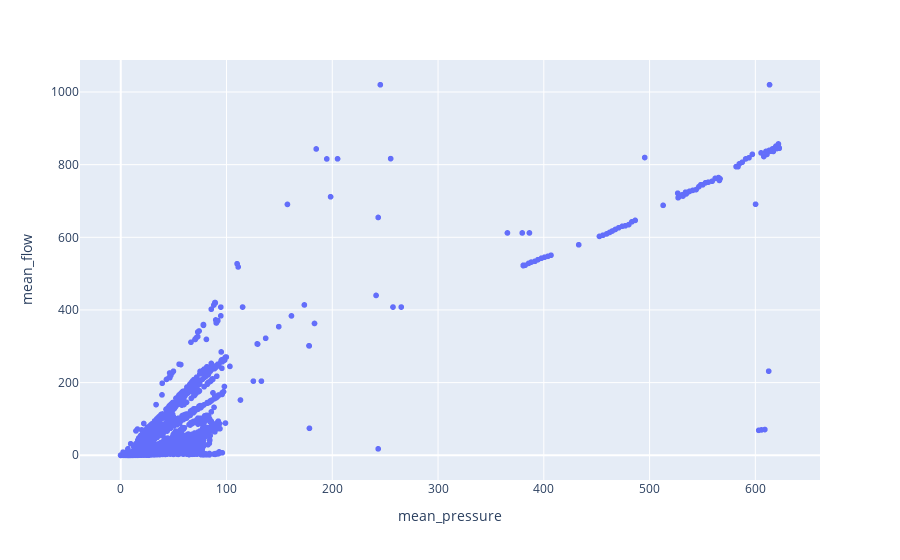

This figure's notebook cell:
### Code cell
px.scatter(df, x="mean_pressure", y="mean_flow")

### Figure 1 — Plotly figure (JSON) as saved in the notebook; plotly's stock layout.template omitted (floating-point values rounded to 4 significant figures; data arrays with more than 128 entries replaced by an {"elided": "..."} marker saying what was removed)
{"data": [{"hovertemplate": "mean_pressure=%{x}<br>mean_flow=%{y}<extra></extra>", "legendgroup": "", "marker": {"color": "#636efa", "symbol": "circle"}, "mode": "markers", "name": "", "showlegend": false, "type": "scattergl", "x": {"elided": "3987 float values"}, "xaxis": "x", "y": {"elided": "3987 float values"}, "yaxis": "y"}], "layout": {"legend": {"tracegroupgap": 0}, "margin": {"t": 60}, "xaxis": {"anchor": "y", "domain": [0, 1], "title": {"text": "mean_pressure"}}, "yaxis": {"anchor": "x", "domain": [0, 1], "title": {"text": "mean_flow"}}}}
